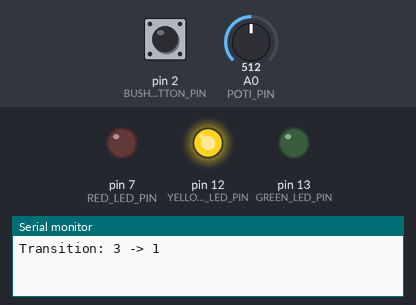
Recording of a program running on a simulated Arduino Uno, built with avr-gcc and run on an emulated ATmega328P. On the bench: output pins drawn as LEDs (lit = HIGH), the last lines printed to the serial monitor. Inputs (shaded band) come from the test bench; at power-on: A0 (POTI_PIN) = 512, pin 2 (BUSHBUTTON_PIN) HIGH.

Above: at 1.2 s.
1.3 s: A0 (POTI_PIN) set to 360
2.8 s: A0 (POTI_PIN) set to 336
At 4.0 s:
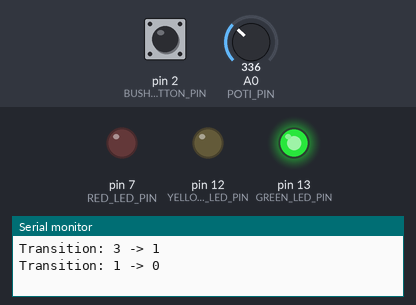
4.3 s: A0 (POTI_PIN) set to 408
5.8 s: A0 (POTI_PIN) set to 427
At 6.5 s:
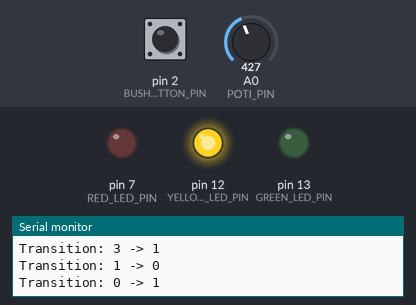
8.9 s: A0 (POTI_PIN) set to 785
10.4 s: A0 (POTI_PIN) set to 808
At 11.2 s:
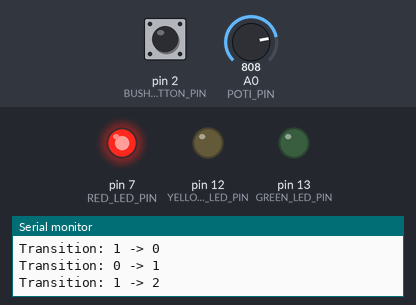
Timing chart, 0 to 12.9 s (numbered marks = the images above; inputs shaded):
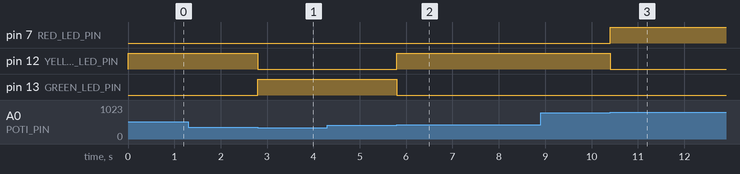

Measured:
- the behaviour switches between 352 and 351 on A0 (POTI_PIN) (found by bisection; images 0 and 1)
- the behaviour switches between 415 and 416 on A0 (POTI_PIN) (found by bisection; images 1 and 2)
- the behaviour switches between 799 and 800 on A0 (POTI_PIN) (found by bisection; images 2 and 3)
- after the input at 1.3 s, every drawn part: stays the same
- after the input at 2.8 s, pin 12 (YELLOW_LED_PIN): HIGH → LOW at once; pin 13 (GREEN_LED_PIN): LOW → HIGH at once
- after the input at 4.3 s, every drawn part: stays the same
- after the input at 5.8 s, pin 12 (YELLOW_LED_PIN): LOW → HIGH at once; pin 13 (GREEN_LED_PIN): HIGH → LOW at once
- after the input at 8.9 s, every drawn part: stays the same
- after the input at 10.4 s, pin 7 (RED_LED_PIN): LOW → HIGH at once; pin 12 (YELLOW_LED_PIN): HIGH → LOW at once

The program:

main.cpp
```cpp
#include <Arduino.h>
#include <math.h> // for NAN
#include "volume.h"

// pin definitions
typedef enum {
  POTI_PIN = A0,
  BUSHBUTTON_PIN = 2,
  GREEN_LED_PIN = 13,
  YELLOW_LED_PIN = 12,
  RED_LED_PIN = 7
} PinId;

// structures
typedef struct {
  int potiValue;
  int bushbuttonValue;
} InputState;

typedef struct {
  bool potiChanged;
  bool bushbuttonChanged;
} InputDiff;

typedef struct {
  int db;
  VolumeLevel volumeLevel;
} DerivedState;

typedef struct {
  bool dbChanged;
  bool volumeLevelChanged;
} DerivedDiff;

// function prototypes
void readInput(InputState* state)
{
  state->potiValue = analogRead(POTI_PIN);
  state->bushbuttonValue = digitalRead(BUSHBUTTON_PIN);
}

InputDiff diffInput(const InputState* current, const InputState* last)
{
  InputDiff diff = {0};

  diff.bushbuttonChanged = current->bushbuttonValue != last->bushbuttonValue;

  return diff;
}

DerivedDiff diffDerived(const DerivedState* current, const DerivedState* last)
{
  DerivedDiff diff = {0};

  //diff.dbChanged = current->db != last->db;
  diff.volumeLevelChanged = current->volumeLevel != last->volumeLevel;

  return diff;
}

// function declarations

void handleVolumeTransition(VolumeLevel lastVolumeLevelState, VolumeLevel currentVolumeLevelState);

void setup() {
  //inputs
  pinMode(POTI_PIN, INPUT);
  pinMode(BUSHBUTTON_PIN, INPUT_PULLUP); // Pull-up-Widerstand aktiviert, da Taster gegen GND geschaltet ist
  //outputs
  pinMode(GREEN_LED_PIN, OUTPUT);
  pinMode(YELLOW_LED_PIN, OUTPUT);
  pinMode(RED_LED_PIN, OUTPUT);
  //output start values
  digitalWrite(GREEN_LED_PIN, LOW);
  digitalWrite(YELLOW_LED_PIN, LOW);
  digitalWrite(RED_LED_PIN, LOW);

  Serial.begin(9600);
}

void loop()
{
  const int POTI_MIN_VALUE = 0;
  const int POTI_MAX_VALUE = 1023;
  const int VOLUME_MIN_DB = 30;
  const int VOLUME_MAX_DB = 110;
  const int VOLUME_ACCEPTABLE_THRESHOLD_DB = 60;
  const int VOLUME_ELEVATED_THRESHOLD_DB = 90;
  const int HYSTERESIS_DB = 2;

  static InputState currentInputState, lastInputState;
  static DerivedState currentDerivedState, lastDerivedState;
  static bool derivedInitialized = false; // flag to check if derived state has been initialized at least once

  // read all pysical inputs
  readInput(&currentInputState);
  // recognize physical input changes
  InputDiff inputDiff = diffInput(&currentInputState, &lastInputState);
  if(inputDiff.bushbuttonChanged)
  {
    // rising Edge because of pull-up resistor, so LOW means button pressed
    if (currentInputState.bushbuttonValue == LOW)
    {
      static int resetState = HIGH; // initial state
      resetState  = (resetState  == HIGH) ? LOW : HIGH; // toggle state
      Serial.println("Reset Program: ");
      derivedInitialized = false; // reset derived state initialization
      delay(100);
    }
  }

  // map poti value to db value
  double mappedDb = mapDouble(currentInputState.potiValue, POTI_MIN_VALUE, POTI_MAX_VALUE, VOLUME_MIN_DB, VOLUME_MAX_DB);
  currentDerivedState.db = VOLUME_MIN_DB; // default value in case of mapping error
  if (isnan(mappedDb)) {
    Serial.println("Mapping error!");
  }
  else {
    currentDerivedState.db = (int)(mappedDb + 0.5); // korrektes Runden
    //Serial.println(currentDerivedState.db);
  }

  if (!derivedInitialized)
  {
    lastDerivedState.volumeLevel = VOLUME_UNKNOWN; // initial state
    derivedInitialized = true;
  }
  currentDerivedState.volumeLevel =  getVolumeLevelHysteresis(currentDerivedState.db, lastDerivedState.volumeLevel, VOLUME_MIN_DB, VOLUME_ACCEPTABLE_THRESHOLD_DB, VOLUME_ELEVATED_THRESHOLD_DB, VOLUME_MAX_DB, HYSTERESIS_DB);

  // recognize derived changes
  DerivedDiff derivedDiff = diffDerived(&currentDerivedState, &lastDerivedState);

  if(derivedDiff.volumeLevelChanged)  // recognize changes
  {
    // set outputs LEDs
    handleVolumeTransition(lastDerivedState.volumeLevel, currentDerivedState.volumeLevel);

    Serial.print("Transition: ");
    Serial.print(lastDerivedState.volumeLevel);
    Serial.print(" -> ");
    Serial.println(currentDerivedState.volumeLevel);

  }
  lastDerivedState = currentDerivedState; // update last derived state
  lastInputState = currentInputState; // update last input state
}

// functions definitions

/*************************************************************************************************************
 * Handles the transition between different volume levels.
 * This function updates the LED actions based on the transition from the last volume level to the current volume level.
 *
 * @param lastVolumeLevelState   The previous volume level.
 * @param currentVolumeLevelState The current volume level.
 *
 *************************************************************************************************************/
void handleVolumeTransition(VolumeLevel lastVolumeLevelState, VolumeLevel currentVolumeLevelState)
{
  if (lastVolumeLevelState == currentVolumeLevelState) return; // nichts zu tun

  // all possible transitions are handled
  switch (lastVolumeLevelState) {

    case VOLUME_ACCEPTABLE:
      if (currentVolumeLevelState == VOLUME_ELEVATED) {
        digitalWrite(GREEN_LED_PIN, LOW);
        digitalWrite(YELLOW_LED_PIN, HIGH);
      }
      break;
    case VOLUME_ELEVATED:
      if (currentVolumeLevelState == VOLUME_ACCEPTABLE) {
        digitalWrite(GREEN_LED_PIN, HIGH);
        digitalWrite(YELLOW_LED_PIN, LOW);
        digitalWrite(RED_LED_PIN, LOW); //XX
      }
      else if (currentVolumeLevelState == VOLUME_DANGEROUS) {
        digitalWrite(YELLOW_LED_PIN, LOW);
        digitalWrite(RED_LED_PIN, HIGH);
      }
      break;
    case VOLUME_DANGEROUS:
      if (currentVolumeLevelState == VOLUME_ELEVATED) {
        digitalWrite(YELLOW_LED_PIN, HIGH);
        //digitalWrite(RED_LED_PIN, LOW); XX
      }
      break;
    case VOLUME_UNKNOWN:  //initial state, set LEDs according to current state
      if (currentVolumeLevelState == VOLUME_ACCEPTABLE) {
        digitalWrite(GREEN_LED_PIN, HIGH);
      }
      else if (currentVolumeLevelState == VOLUME_ELEVATED) {
        digitalWrite(YELLOW_LED_PIN, HIGH);
      }
      else if (currentVolumeLevelState == VOLUME_DANGEROUS) {
        digitalWrite(RED_LED_PIN, HIGH);
      }
      break;
    default:
      digitalWrite(GREEN_LED_PIN, LOW);
      digitalWrite(YELLOW_LED_PIN, LOW);
      digitalWrite(RED_LED_PIN, LOW);
    break;
  }
}
```

volume.cpp
```cpp
#include "volume.h"

/*************************************************************************************************************
 * Maps a value from one range to another.
 * The input value must be within the given input range.
 * If the parameters are invalid, NAN is returned.
 *
 * @param x       The value to map.
 * @param in_min  Minimum input value.
 * @param in_max  Maximum input value.
 * @param out_min Minimum output value.
 * @param out_max Maximum output value.
 * @return The mapped value as double, or NAN if an error occurs.
 *************************************************************************************************************/
double mapDouble(int x, int in_min, int in_max, double out_min, double out_max)
{
  if (in_min >= in_max) return NAN;
  if (out_min >= out_max) return NAN;
  if (x < in_min || x > in_max) return NAN;

  return (out_max - out_min) / (double)(in_max - in_min) * (x - in_min) + out_min;
}

/*************************************************************************************************************
 * Evaluates the volume level based on the given decibel value and threshold ranges.
 * This function implements hysteresis to prevent rapid toggling between volume levels when the decibel value is close to the thresholds.
 *
 * The thresholds must be strictly increasing:
 * minValidDb < acceptableThreshold < elevatedThreshold < maxValidDb
 *
 * @param db                    The decibel value to evaluate.
 * @param lastVolumeLevelState  The previous volume level state, used for hysteresis.
 * @param minValidDb            Minimum valid decibel value.
 * @param acceptableThreshold   Upper bound for acceptable volume.
 * @param elevatedThreshold     Upper bound for elevated volume.
 * @param maxValidDb            Maximum valid decibel value.
 * @return The corresponding VolumeLevel, or VOLUME_UNKNOWN if parameters are invalid
 *************************************************************************************************************/
VolumeLevel getVolumeLevelHysteresis(int db, VolumeLevel lastVolumeLevelState, int minValidDb, int acceptableThreshold, int elevatedThreshold, int maxValidDb, int hysteresis)
{
  if (minValidDb >= acceptableThreshold || acceptableThreshold >= elevatedThreshold || elevatedThreshold >= maxValidDb) return VOLUME_UNKNOWN;
  if (db < minValidDb || db > maxValidDb) return VOLUME_UNKNOWN;

  VolumeLevel currentVolumeLevelState = lastVolumeLevelState; // hold the last state as default, only change if thresholds are crossed with hysteresis
  switch (lastVolumeLevelState)
  {
    case VOLUME_ACCEPTABLE:
      if(db > (acceptableThreshold + hysteresis)) currentVolumeLevelState = VOLUME_ELEVATED;
      break;
    case VOLUME_ELEVATED:
      if(db < (acceptableThreshold - hysteresis)) currentVolumeLevelState = VOLUME_ACCEPTABLE;
      else if(db > (elevatedThreshold + hysteresis)) currentVolumeLevelState = VOLUME_DANGEROUS;
      break;
    case VOLUME_DANGEROUS:
      if(db < (elevatedThreshold - hysteresis)) currentVolumeLevelState = VOLUME_ELEVATED;
      break;
    default:
      if(db < acceptableThreshold) currentVolumeLevelState = VOLUME_ACCEPTABLE;
      else if(db < elevatedThreshold) currentVolumeLevelState = VOLUME_ELEVATED;
      else currentVolumeLevelState = VOLUME_DANGEROUS;
      break;
  }
  return currentVolumeLevelState;
}
```

volume.h
```cpp
#ifndef VOLUME_H
#define VOLUME_H

#include <math.h>   // für NAN

// volume level enum
typedef enum { VOLUME_ACCEPTABLE, VOLUME_ELEVATED, VOLUME_DANGEROUS, VOLUME_UNKNOWN} VolumeLevel;

// maps a value from one range to another
double mapDouble(int x, int in_min, int in_max, double out_min, double out_max);

// Evaluates the volume level with hysteresis
VolumeLevel getVolumeLevelHysteresis(int db, VolumeLevel lastVolumeLevelState, int minValidDb, int acceptableThreshold, int elevatedThreshold, int maxValidDb, int hysteresis);

#endif // VOLUME_H
```
